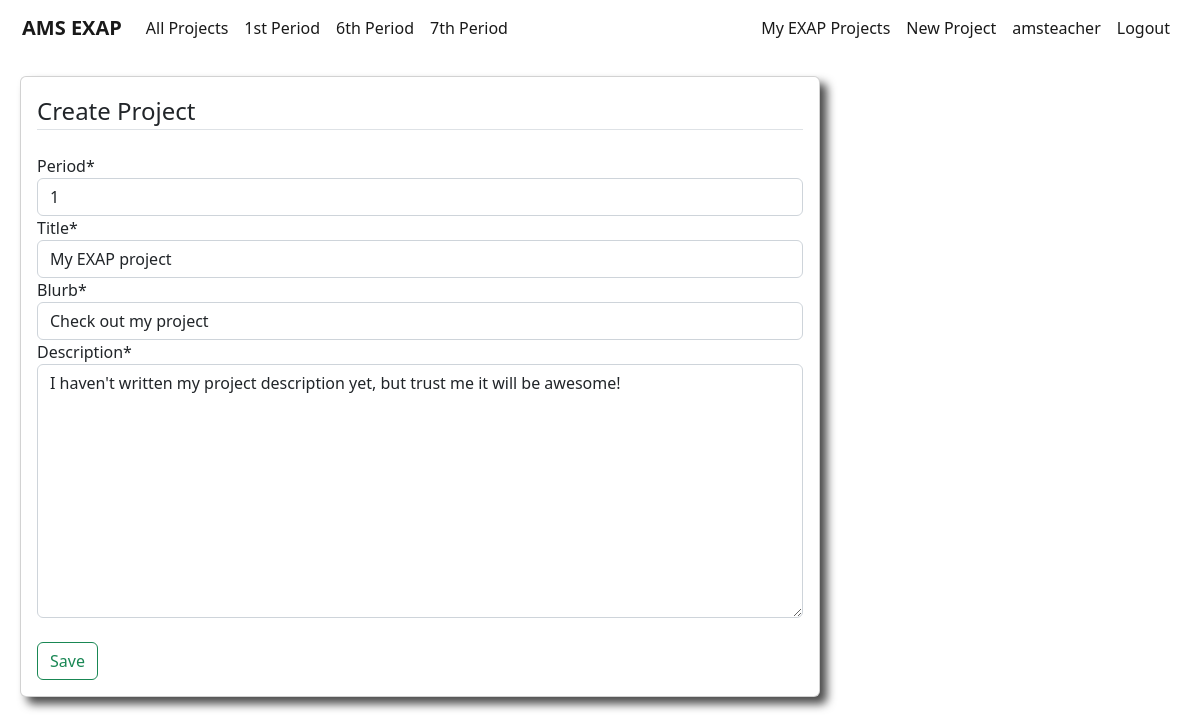
Screenshot of /users/projects/16/update/ (signed in) with the database file from the repository.
### users/models.py (models this page shows, shortened)
class Project(models.Model):
    student = models.ForeignKey(User,on_delete=models.CASCADE)
    period = models.IntegerField(choices=periods,default=1)
    liked = models.ManyToManyField(User,default=None,blank=True,related_name='likes')
    title = models.CharField(max_length=50,default='My EXAP project')
    blurb = models.CharField(max_length=100,default='Check out my project')
    description = models.TextField(default="I haven't written my project description yet, but trust me it will be awesome!")
    video = models.CharField(max_length=1000,blank=True)
    photo = models.ImageField(default=None,blank=True,upload_to='project_pics')

### users/views.py (the view, shortened to what this page needs)
# urls.py: path('projects/<int:pk>/update/',ProjectUpdateView.as_view(),name='update-project'),
class ProjectUpdateView(LoginRequiredMixin,UserPassesTestMixin,UpdateView):
    model = Project
    fields = ['period','title','blurb','description']
    def test_func(self):
        project = self.get_object()
        if self.request.user == project.student:
            return True
        return False

### users/templates/users/project_form.html (shortened to what this page needs)
{% extends 'main/base.html' %}
{% load crispy_forms_tags %}
{% block content %}
<div class="card project-card" style="width: 800px;">
    <div class="card-body project-card-body">
        <form method="POST">
            <fieldset class="form-group">
                <legend class="border-bottom mb-4">Create Project</legend>
                {{ form|crispy }}
            </fieldset>
            <br>
            <div class='form-group'>
                <button class="btn btn-outline-success" type='submit'>Save</button>
            </div>
        </form>
    </div>
</div>
{% endblock content %}

### main/templates/main/base.html (shortened to what this page needs)
{% load static %}
<!doctype html>
<html lang="en">
<head>
    <link href="https://cdn.jsdelivr.net/npm/bootstrap@5.2.0-beta1/dist/css/bootstrap.min.css" rel="stylesheet"
>
    <link rel="stylesheet" type="text/css" href="{% static 'main/main.css' %}">
</head>
<body>
    <nav class="navbar navbar-expand-md navbar-light">
        <div class="container-fluid">
            <a class="navbar-brand" href="{% url 'main-home' %}"><b>AMS EXAP</b></a>
            <div class="collapse navbar-collapse" id="navbarSupportedContent">
                <ul class="navbar-nav me-auto mb-2 mb-lg-0">
                    {% if user.is_authenticated %}
                    <li class="nav-item">
                        <a class="nav-link active" href="{% url 'users-studentprojects' %}">All Projects</a>
                    </li>
                    <li class="nav-item">
                        <a class="nav-link active" href="{% url 'users-firstperiodprojects' %}">1st Period</a>
                    </li>
                    <li class="nav-item">
                        <a class="nav-link active" href="{% url 'users-sixthperiodprojects' %}">6th Period</a>
                    </li>
                    <li class="nav-item">
                        <a class="nav-link active" href="{% url 'users-seventhperiodprojects' %}">7th Period</a>
                    </li>
                    {% endif %}
                </ul>
            </div>
            <div class='navbar-nav'>
                {% if user.is_authenticated %}
                <a class="nav-link active" aria-current="page" href="{% url 'users-myprojects' user.id %}">My EXAP
                    Projects</a>
                <a class="nav-link active" aria-current="page" href="{% url 'create-project' %}">New Project</a>
                <a class="nav-link active" aria-current="page" href="{% url 'users-profile' %}">{{ user.username }}</a>
                <a class="nav-link active" aria-current="page" href="{% url 'users-logout' %}">Logout</a>
                {% else %}
                <a class="nav-link active" aria-current="page" href="{% url 'users-login' %}">Login</a>
                <a class="nav-link active" aria-current="page" href="{% url 'users-register' %}">Register</a>
                {% endif %}
            </div>
        </div>
    </nav>
    <main role="main" class='page-content'>
        {% block content %}
        {% endblock %}
    </main>
    <br><br><br><br>
</body>
</html>

### main/static/main/main.css (style rules this page uses)
body { background-color:white; }
.navbar { background-color:white; padding-left:10px; padding-right:10px; margin-bottom:20px; }
.page-content { margin-left:20px; margin-right:20px; }
.project-card { box-shadow: 7px 7px 10px rgb(75, 75, 75); }

### rows the page displays
Project: period "1", title "My EXAP project", blurb "Check out my project", description "I haven't written my project description yet, but trust me it will be awesome!"

### other values shown
{{ user.username }} "amsteacher"
